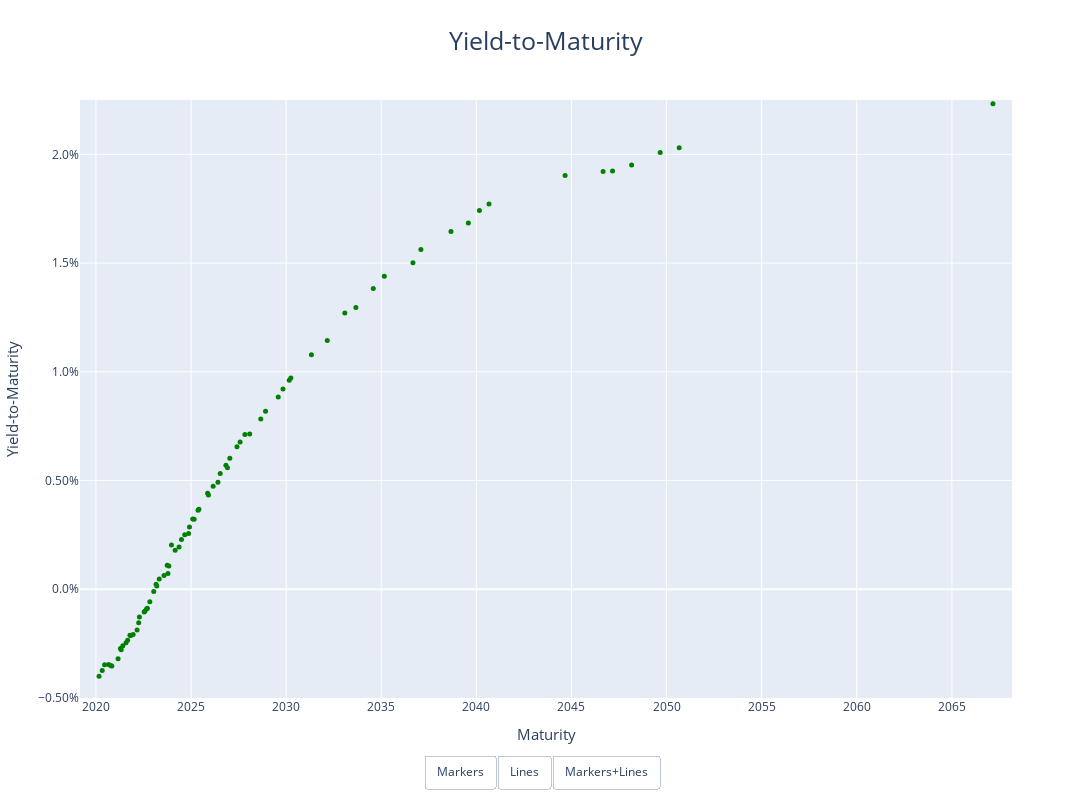

The notebook cell this image was saved under:
### Code cell
po.iplot(yields)

### Figure 1 — Plotly figure (JSON) as saved in the notebook; plotly's stock layout.template omitted (floating-point values rounded to 4 significant figures)
{"data": [{"hovertemplate": "<br><b>Yield</b>: %{y:.4p}<br><b>%{text}</b><extra></extra>", "line": {"color": "Green", "dash": "dot", "width": 1}, "marker": {"color": "Green", "size": 5}, "mode": "markers", "name": "Bonds YtM", "text": ["BTP Mar-20, 4.25", "BTP May-20, 0.7", "BTP Jun-20, 0.35", "BTP Sep-20, 4", "BTP Oct-20, 0.2", "BTP Nov-20, 0.65", "BTP Mar-21, 3.75", "BTP Apr-21, 0.05", "BTP May-21, 3.75", "BTP Jun-21, 0.45", "BTP Aug-21, 3.75", "BTP Sep-21, 4.75", "BTP Oct-21, 2.3", "BTP Nov-21, 0.35", "BTP Dec-21, 2.15", "BTP Mar-22, 5", "BTP Apr-22, 1.2", "BTP Apr-22, 1.35", "BTP Jul-22, 1", "BTP Aug-22, 0.9", "BTP Sep-22, 5.5", "BTP Sep-22, 1.45", "BTP Nov-22, 5.5", "BTP Jan-23, 0.05", "BTP Mar-23, 0.95", "BTP Mar-23, 0.95", "BTP May-23, 4.5", "BTP Aug-23, 4.75", "BTP Oct-23, 2.45", "BTP Oct-23, 0.65", "BTP Nov-23, 9", "BTP Dec-23, 8.5", "BTP Mar-24, 4.5", "BTP May-24, 1.85", "BTP Jul-24, 1.75", "BTP Sep-24, 3.75", "BTP Nov-24, 1.45", "BTP Dec-24, 2.5", "BTP Feb-25, 0.35", "BTP Mar-25, 5", "BTP May-25, 1.45", "BTP Jun-25, 1.5", "BTP Nov-25, 2.5", "BTP Dec-25, 2", "BTP Mar-26, 4.5", "BTP Jun-26, 1.6", "BTP Jul-26, 2.1", "BTP Nov-26, 7.25", "BTP Dec-26, 1.25", "BTP Jan-27, 0.85", "BTP Jun-27, 2.2", "BTP Aug-27, 2.05", "BTP Nov-27, 6.5", "BTP Feb-28, 2", "BTP Sep-28, 4.75", "BTP Dec-28, 2.8", "BTP Aug-29, 3", "BTP Nov-29, 5.25", "BTP Mar-30, 3.5", "BTP Apr-30, 1.35", "BTP May-31, 6", "BTP Mar-32, 1.65", "BTP Feb-33, 5.75", "BTP Sep-33, 2.45", "BTP Aug-34, 5", "BTP Mar-35, 3.35", "BTP Sep-36, 2.25", "BTP Feb-37, 4", "BTP Sep-38, 2.95", "BTP Aug-39, 5", "BTP Mar-40, 3.1", "BTP Sep-40, 5", "BTP Sep-44, 4.75", "BTP Sep-46, 3.25", "BTP Mar-47, 2.7", "BTP Mar-48, 3.45", "BTP Sep-49, 3.85", "BTP Sep-50, 2.45", "BTP Mar-67, 2.8"], "type": "scatter", "uid": "105c78a8-d603-421d-bc9b-d58afc7bb40a", "x": ["2020-03-01T00:00:00", "2020-05-01T00:00:00", "2020-06-15T00:00:00", "2020-09-01T00:00:00", "2020-10-15T00:00:00", "2020-11-01T00:00:00", "2021-03-01T00:00:00", "2021-04-15T00:00:00", "2021-05-01T00:00:00", "2021-06-01T00:00:00", "2021-08-01T00:00:00", "2021-09-01T00:00:00", "2021-10-15T00:00:00", "2021-11-01T00:00:00", "2021-12-15T00:00:00", "2022-03-01T00:00:00", "2022-04-01T00:00:00", "2022-04-15T00:00:00", "2022-07-15T00:00:00", "2022-08-01T00:00:00", "2022-09-01T00:00:00", "2022-09-15T00:00:00", "2022-11-01T00:00:00", "2023-01-15T00:00:00", "2023-03-01T00:00:00", "2023-03-15T00:00:00", "2023-05-01T00:00:00", "2023-08-01T00:00:00", "2023-10-01T00:00:00", "2023-10-15T00:00:00", "2023-11-01T00:00:00", "2023-12-22T00:00:00", "2024-03-01T00:00:00", "2024-05-15T00:00:00", "2024-07-01T00:00:00", "2024-09-01T00:00:00", "2024-11-15T00:00:00", "2024-12-01T00:00:00", "2025-02-01T00:00:00", "2025-03-01T00:00:00", "2025-05-15T00:00:00", "2025-06-01T00:00:00", "2025-11-15T00:00:00", "2025-12-01T00:00:00", "2026-03-01T00:00:00", "2026-06-01T00:00:00", "2026-07-15T00:00:00", "2026-11-01T00:00:00", "2026-12-01T00:00:00", "2027-01-15T00:00:00", "2027-06-01T00:00:00", "2027-08-01T00:00:00", "2027-11-01T00:00:00", "2028-02-01T00:00:00", "2028-09-01T00:00:00", "2028-12-01T00:00:00", "2029-08-01T00:00:00", "2029-11-01T00:00:00", "2030-03-01T00:00:00", "2030-04-01T00:00:00", "2031-05-01T00:00:00", "2032-03-01T00:00:00", "2033-02-01T00:00:00", "2033-09-01T00:00:00", "2034-08-01T00:00:00", "2035-03-01T00:00:00", "2036-09-01T00:00:00", "2037-02-01T00:00:00", "2038-09-01T00:00:00", "2039-08-01T00:00:00", "2040-03-01T00:00:00", "2040-09-01T00:00:00", "2044-09-01T00:00:00", "2046-09-01T00:00:00", "2047-03-01T00:00:00", "2048-03-01T00:00:00", "2049-09-01T00:00:00", "2050-09-01T00:00:00", "2067-03-01T00:00:00"], "y": [-0.004, -0.00373, -0.00347, -0.00346, -0.00352, -0.00353, -0.0032, -0.00272, -0.00278, -0.0026, -0.00246, -0.00235, -0.00211, -0.00213, -0.00208, -0.00187, -0.00154, -0.00127, -0.00104, -0.001, -0.00089, -0.00087, -0.00057, -0.0001, 0.00023, 0.00015, 0.00047, 0.00063, 0.00111, 0.00072, 0.00107, 0.00204, 0.00179, 0.00194, 0.00229, 0.00251, 0.00257, 0.00286, 0.00323, 0.00322, 0.00363, 0.00368, 0.00442, 0.00433, 0.00474, 0.00492, 0.00532, 0.0057, 0.00559, 0.00602, 0.00655, 0.00677, 0.00712, 0.00714, 0.00783, 0.00819, 0.00884, 0.00921, 0.00961, 0.00971, 0.01078, 0.01144, 0.0127, 0.01296, 0.01383, 0.01439, 0.01502, 0.01562, 0.01645, 0.01684, 0.01742, 0.01772, 0.01903, 0.01921, 0.01923, 0.01951, 0.02009, 0.0203, 0.02233]}], "layout": {"height": 800, "showlegend": false, "title": {"font": {"size": 25}, "text": "Yield-to-Maturity", "x": 0.5, "xanchor": "center"}, "updatemenus": [{"active": -1, "buttons": [{"args": [{"mode": "markers"}], "label": "Markers", "method": "update"}, {"args": [{"mode": "lines"}], "label": "Lines", "method": "update"}, {"args": [{"mode": "markers+lines"}], "label": "Markers+Lines", "method": "update"}], "direction": "right", "pad": {"r": 10, "t": 87}, "showactive": true, "type": "buttons", "x": 0.5, "xanchor": "center", "y": 0.05, "yanchor": "top"}], "width": 1600, "xaxis": {"range": ["2019-03-01T00:00:00", "2068-03-01T00:00:00"], "title": {"font": {"size": 15}, "text": "Maturity"}}, "yaxis": {"fixedrange": false, "hoverformat": ".4p", "range": [-0.005, 0.0225], "tickformat": ".2p", "title": {"font": {"size": 15}, "text": "Yield-to-Maturity"}}}}
